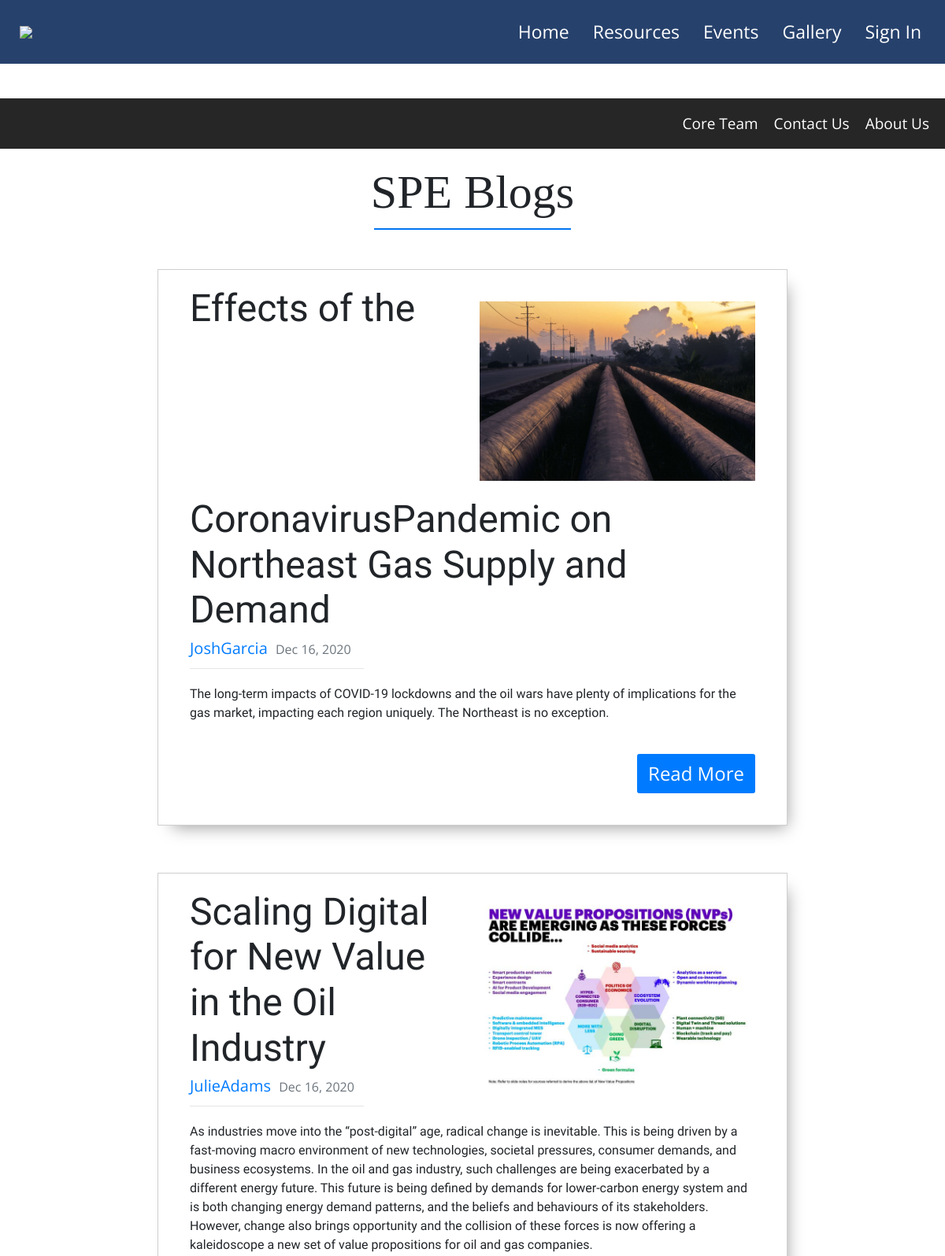
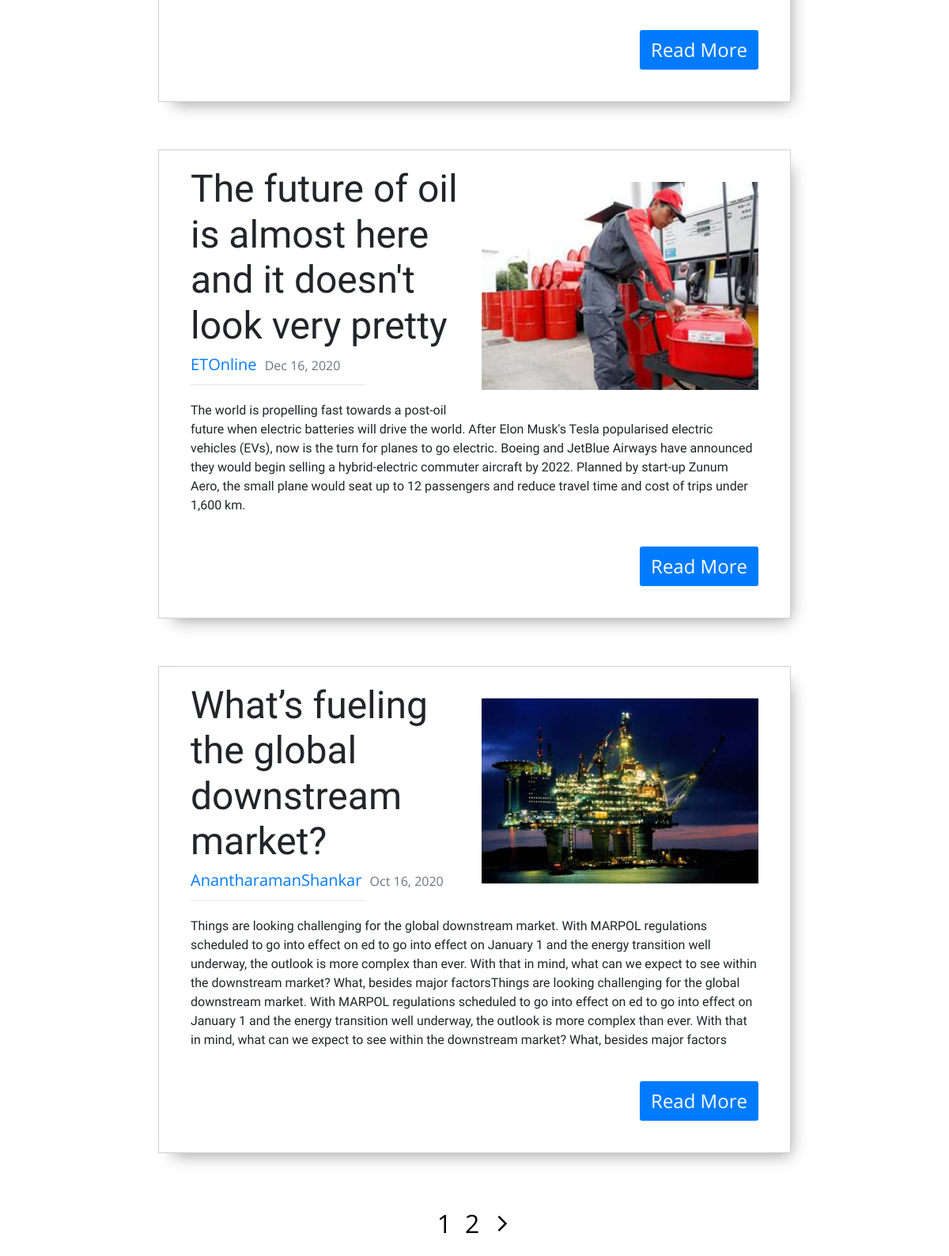
Page /Blogs/ (upper part) on the committed database (2 pictures, top to bottom).
### blog/models.py (models this page shows, shortened)
class Post(models.Model):
    title = models.CharField(max_length=100)
    author = models.ForeignKey(User, on_delete=models.CASCADE)
    image = models.ImageField(null=True, blank=True,upload_to='blog_images')
    date_posted = models.DateTimeField(default=timezone.now)
    overview = models.TextField()
    content = models.TextField()

### blog/views.py (the view)
# urls.py: path('', PostListView.as_view(), name='blog-home'),
class PostListView(ListView):
    model = Post
    template_name = 'blog/home.html'
    context_object_name = 'posts'
    order_by = ['-date_posted']
    paginate_by = 4
    def get_queryset(self):
        return Post.objects.order_by('-id')

### blog/templates/blog/home.html (shortened to what this page needs)
{% extends "pages/base.html" %}
{% load static %}
    {% block content-blog %}
        <link rel="stylesheet" type="text/css" href="{% static 'blog/blog-home.css' %}">
        <link rel="stylesheet" type="text/css" href="{% static 'blog/button-group.css' %}">
    {% endblock content-blog %}
    {% block content %}
        <br><br><br><br><br>
        <div class="d-block mx-auto">
            <h1 class="d-flex justify-content-center" id="PageTitle">SPE Blogs</h1>
            <hr class="d-flex justify-content-center" id="UnderlineTitle">
            <div id="PostContainer">
                {% for post in posts %}
                    <div id="PostBody" class="media content-section col-md-8 mx-auto" style="padding: 20px;">
                        <div class="media-body">
                            <img id="PostImage" src="{{ post.image.url }}">
                            <h1 id="ArticleTitle">{{ post.title }}</h1>
                            <div id="ArticleMetaData">
                                <a class="mr-2" href="{% url 'user-posts' post.author.username %}">{{ post.author }}</a>
                                <small class="text-muted">{{ post.date_posted|date:"M j, Y"}}</small>
                                <hr id="Underline" align="left">
                            </div>
                            <p class="article-content">{{ post.overview }}</p>
                            <a href="{% url 'post-detail' post.id %}">
                                <button type="button" class="btn btn-primary">Read More</button>
                            </a>
                        </div>
                    </div>
                {% endfor %}
            </div>
            <div class="d-flex justify-content-center">
                {% if is_paginated %}
                    {% for num in page_obj.paginator.page_range %}
                        {% if page_obj.number == num %}
                            <a class="btn btn-grp mb-4" href="?page={{ num }}">{{ num }}</a>
                        {% elif num > page_obj.number|add:'-2' and num < page_obj.number|add:'2' %}
                            <a class="btn btn-grp mb-4" href="?page={{ num }}">{{ num }}</a>
                        {% endif %}
                    {% endfor %}
                    {% if page_obj.has_next %}
                    <a class="btn btn-grp mb-4" href="?page={{ page_obj.next_page_number }}">
                        <span class="material-icons">arrow_forward_ios</span>
                    </a>
                    {% endif %}
                {% endif %}
            </div>
    {% endblock content %}

### pages/templates/pages/base.html (shortened to what this page needs)
<!DOCTYPE html>
<html lang="en">
{% load static %}
<head>
    <link rel="stylesheet" href="https://stackpath.bootstrapcdn.com/bootstrap/4.5.2/css/bootstrap.min.css">
    <link rel="stylesheet" href="https://cdnjs.cloudflare.com/ajax/libs/font-awesome/4.7.0/css/font-awesome.min.css">
    <link rel="stylesheet" type="text/css" href="{% static 'pages/body.css' %}">
    <link rel="stylesheet" type="text/css" href="{% static 'pages/navbar.css' %}">
    <link rel="stylesheet" type="text/css" href="{% static 'pages/down-navbar.css' %}">
    <link rel="stylesheet" type="text/css" href="{% static 'pages/scroll-to-top-button.css' %}">
    <link rel="stylesheet" type="text/css" href="{% static 'pages/footer.css' %}">
    <link rel="stylesheet" href="https://use.fontawesome.com/releases/v5.0.6/css/all.css">
    <link href="https://unpkg.com/aos@2.3.1/dist/aos.css" rel="stylesheet">
    {% block content-blog %} {% endblock content-blog %}
</head>
<body>
    <nav class="navbar navbar-expand-md navbar-dark" style="background-color:#26416c; box-shadow: none !important;">
        <div class="container-fluid">
            <a href="{% url 'home-page' %}" class="navbar-brand">
                <img src="{% static 'pages/landingpage-bg/chapter-inv-logo.png' %}" style="height: 100px; margin: 10px">
            </a>
            <div id="main-nav" class="collapse navbar-collapse">
                <ul class="navbar-nav ml-auto">
                    <li><a href="{% url 'home-page' %}" class="nav-item nav-link active" style="font-size: 23px;">Home</a></li>
                    <li class="dropdown">
                        <a href="#" class="nav-item nav-link" style="font-size: 23px;" data-toggle="dropdown">Resources</a>
                    </li>
                    <li class="dropdown">
                        <a href="#" class="nav-item nav-link" style="font-size: 23px;" data-toggle="dropdown">Events</a>
                    </li>
                    <li><a href="{% url 'gallery-page' %}" style="font-size: 23px;" class="nav-item nav-link">Gallery</a></li>
                    {% if user.is_authenticated %}
                    <li class="dropdown">
                        <a><span class="material-icons" id="AccountCircle" >account_circle</span></a>
                        <div class="dropdown-menu">
                            <a href="{% url 'user-posts' user.username %}" class="dropdown-item">Profile</a>
                            <a href="{% url 'signout-page' %}" class="dropdown-item">Sign Out</a>
                        </div>
                    </li>
                    {% else %}
                    <li>
                        <a href="{% url 'signin-page' %}" class="nav-item nav-link" style="font-size: 23px;">Sign In</a>
                    </li>
                    {% endif %}
                </ul>
            </div>
        </div>
    </nav>
    <nav class="navbar navbar-expand-lg navbar-dark lower-navbar" style="position: relative; z-index: 1; height: 4em;">
        <div class="collapse navbar-collapse" id="basicExampleNav">
            <ul class="navbar-nav ml-auto">
                <li class="nav-item" id="LowNavLink0">
                    <a class="low-nav-item" href="{% url 'core-team' %}">Core Team</a>
                </li>
                <li class="nav-item" id="LowNavLink1">
                    <a class="low-nav-item" href="{% url 'contact-page' %}">Contact Us</a>
                </li>
                <li class="nav-item" id="LowNavLink2">
                    <a class="low-nav-item" href="{% url 'about-page' %}">About Us</a>
                </li>
            </ul>
    </nav>
    <br>
    {% block content %} {% endblock content %}
</body>
</html>

### pages/static/pages/body.css (style rules this page uses)
body { font-family: calibri; box-sizing: border-box; }

### pages/static/pages/navbar.css (style rules this page uses)
html { font-size: 62.5%; }
body { font-family: 'Open Sans', sans-serif; font-size: 1.6rem; font-weight: 400; box-sizing: border-box; }
.navbar { position: absolute; left: 0; top: 0; padding: 0; width: 100%; transition: 0.6s ease-in; z-index: 99999; }
.navbar .navbar-brand { font-family: 'Lobster', cursive; font-size: 2.5rem; }
.navbar-dark .navbar-nav .nav-link { position: relative; color: #fff; font-size: 2.0rem; }
@media screen and (min-width: 767px) { .navbar-dark .navbar-nav .nav-link { padding: 23px 15px; } }
@media screen and (min-width: 767px) { .navbar-dark .navbar-nav .nav-link::after { content: ''; position: absolute; bottom: 15px; left: 30%; right: 30%; height: 1px; background-color: #fff; -webkit-transform: scaleX(0); -ms-transform: scaleX(0); transform: scaleX(0); transition: transform 0.1s ease-in; } }

### pages/static/pages/down-navbar.css (style rules this page uses)
.lower-navbar { background-color: #262626; position: relative; top: 125px; height: 50px; }
.low-nav-item { font-size: 19px !important; color: white; padding-right: 20px; }

### blog/static/blog/blog-home.css (style rules this page uses)
#PostBody { border: 1px solid #cfcfcf; margin-left: 50px; margin-bottom: 60px; box-shadow: 9px 12px 20px -10px rgba(0,0,0,0.39); padding: 20px; }
#PostImage { width: 350px; margin: 20px; float: right; }
#ArticleTitle { font-family: lobster; font-size: 3em; margin-left: 20px; }
div#ArticleMetaData { font-size: 1.25em; margin-left: 20px; }
hr#Underline { width: 30%; }
p.article-content { margin: 20px; font-family: 'Oxygen', sans-serif; }
button.btn { width: 150px; height: 50px; font-size: 1.5em; margin: 20px; float: right; clear: both; }
#PageTitle { font-family: 'adam.cg pro'; font-size: 60px; }
#UnderlineTitle { height: 0.8px; width: 250px; background-color: #007bff; margin-bottom: 50px; }

### blog/static/blog/button-group.css (style rules this page uses)
.btn-grp { color: black; font-size: 2em; }

### rows in the picture
Post: image (picture), title "Effects of the CoronavirusPandemic on Northeast Gas Supply and Demand", author "JoshGarcia", date_posted "Dec 16, 2020", overview "The long-term impacts of COVID-19 lockdowns and the oil wars have plenty of implications for the gas market, impacting each region uniquely. The Northeast is no exception."
Post: image (picture), title "Scaling Digital for New Value in the Oil Industry", author "JulieAdams", date_posted "Dec 16, 2020", overview "As industries move into the “post-digital” age, radical change is inevitable. This is being driven by a fast-moving macro environment of new technologies, societal pressures, consumer demands, and business ecosystems. In the oil and gas industry, such challenges are being exacerbated by a different energy future. This future is being defined by demands for lower-carbon energy system and is both changing energy demand patterns, and the beliefs and behaviours of its stakeholders. However, change also brings opportunity and the collision of these forces is now offering a kaleidoscope a new set of value propositions for oil and gas companies."
Post: image (picture), title "The future of oil is almost here and it doesn't look very pretty", author "ETOnline", date_posted "Dec 16, 2020", overview "The world is propelling fast towards a post-oil future when electric batteries will drive the world. After Elon Musk's Tesla popularised electric vehicles (EVs), now is the turn for planes to go electric. Boeing and JetBlue Airways have announced they would begin selling a hybrid-electric commuter aircraft by 2022. Planned by start-up Zunum Aero, the small plane would seat up to 12 passengers and reduce travel time and cost of trips under 1,600 km."
Post: image (picture), title "What’s fueling the global downstream market?", author "AnantharamanShankar", date_posted "Oct 16, 2020", overview "Things are looking challenging for the global downstream market. With MARPOL regulations scheduled to go into effect on ed to go into effect on January 1 and the energy transition well underway, the outlook is more complex than ever. With that in mind, what can we expect to see within the downstream market? What, besides major factorsThings are looking challenging for the global downstream market. With MARPOL regulations scheduled to go into effect on ed to go into effect on January 1 and the energy transition well underway, the outlook is more complex than ever. With that in mind, what can we expect to see within the downstream market? What, besides major factors"

### other values in the picture
{{ num }} "1"
{{ num }} "2"
